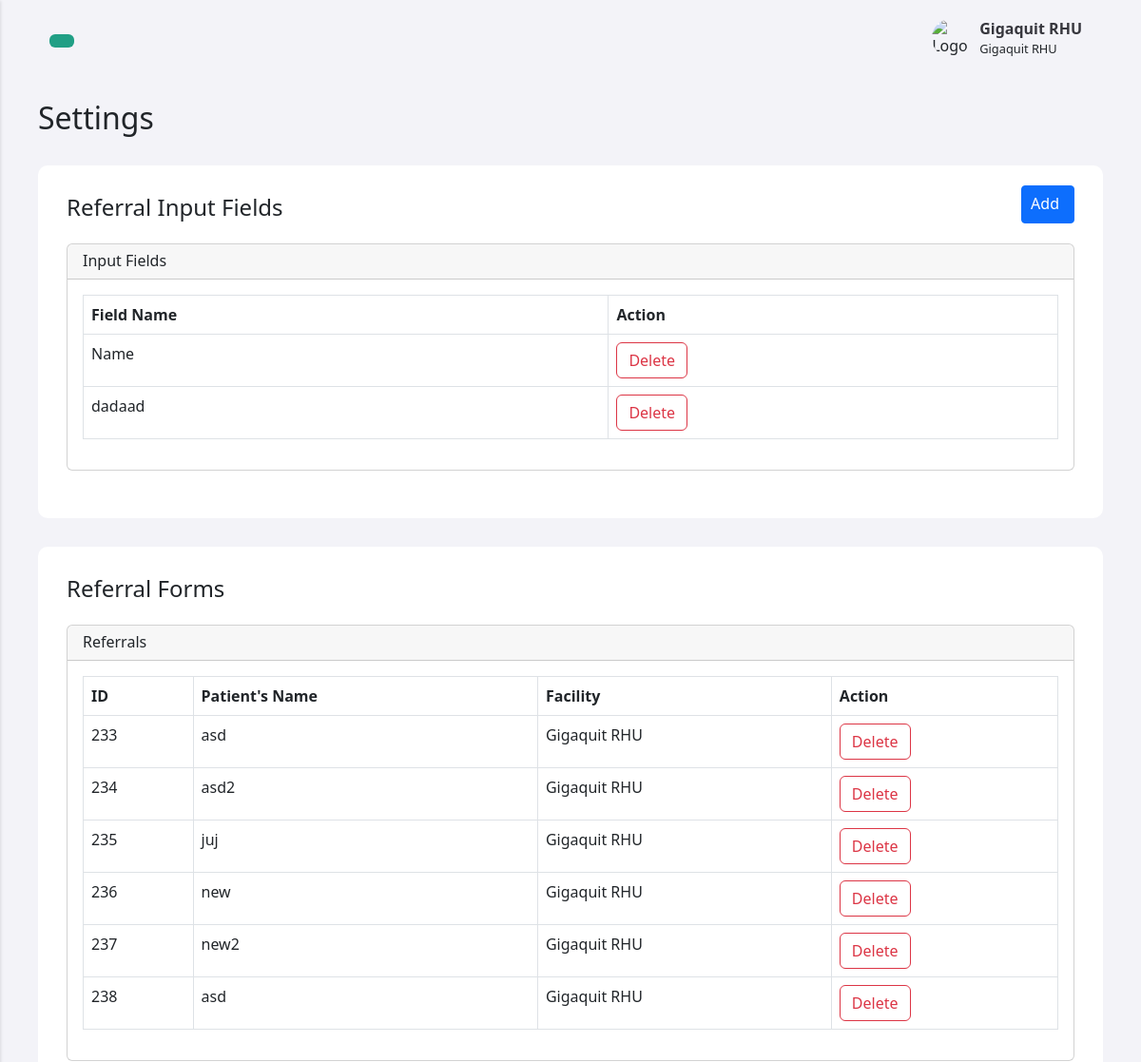
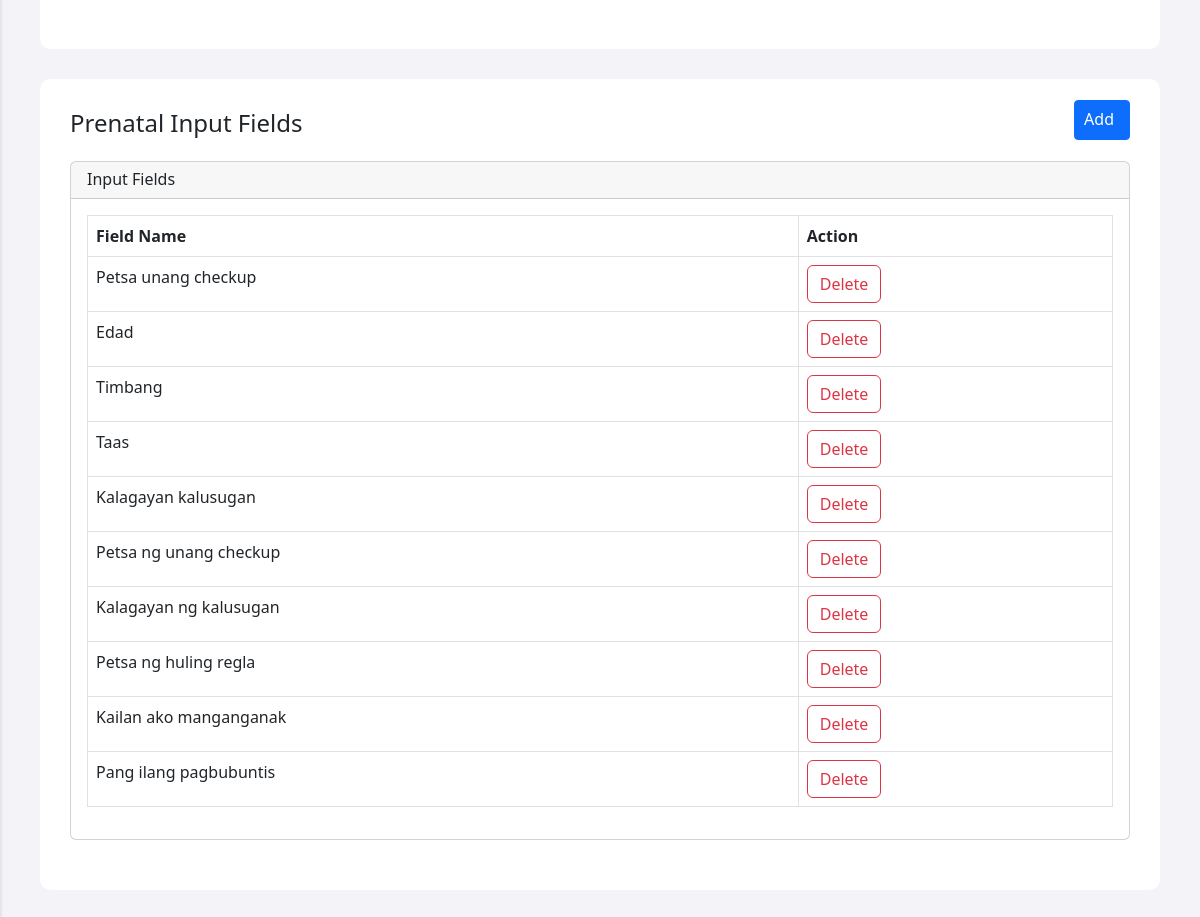
The page /System/settings.php (signed in) on the database as committed earlier (2 pictures, top to bottom).
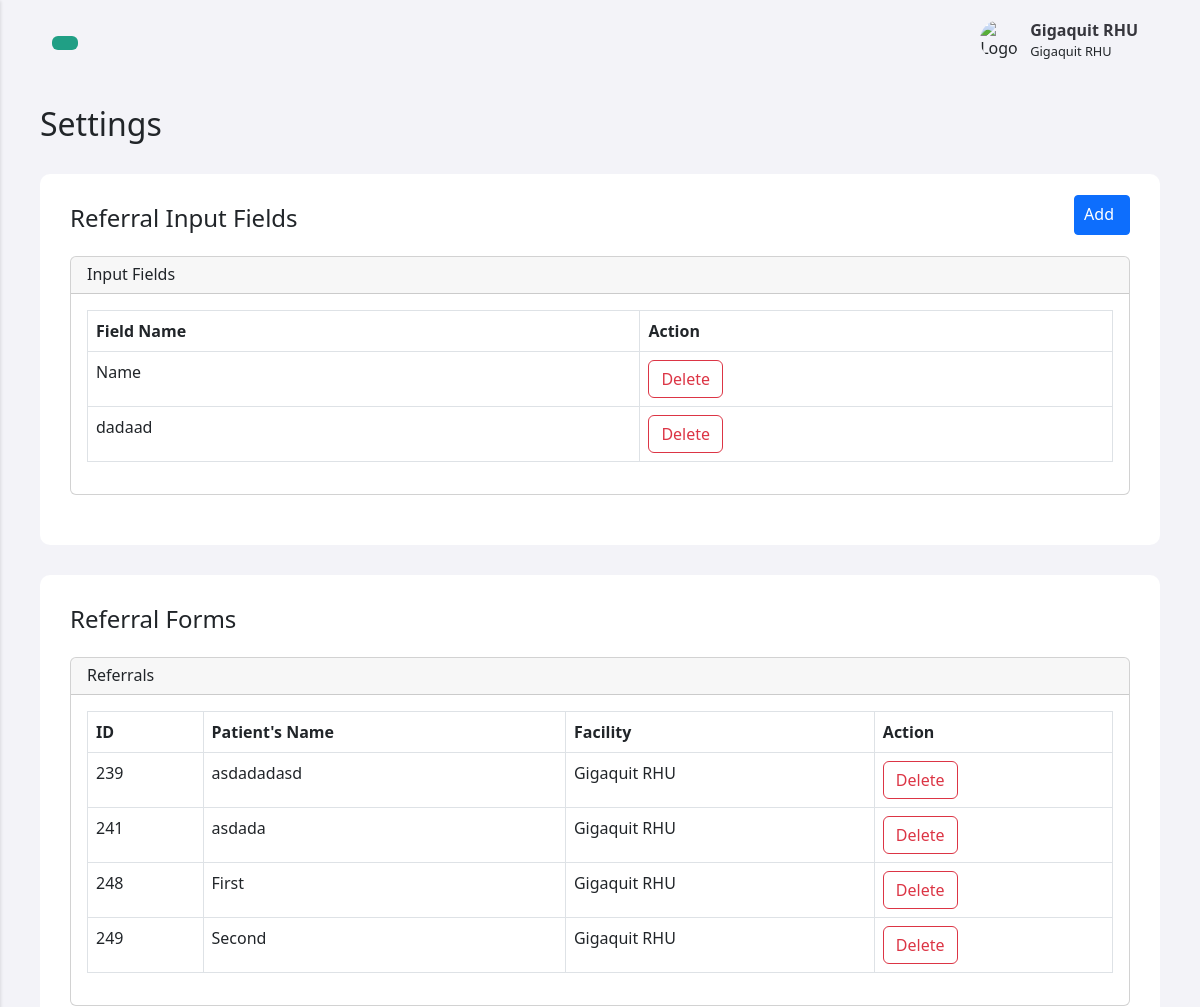
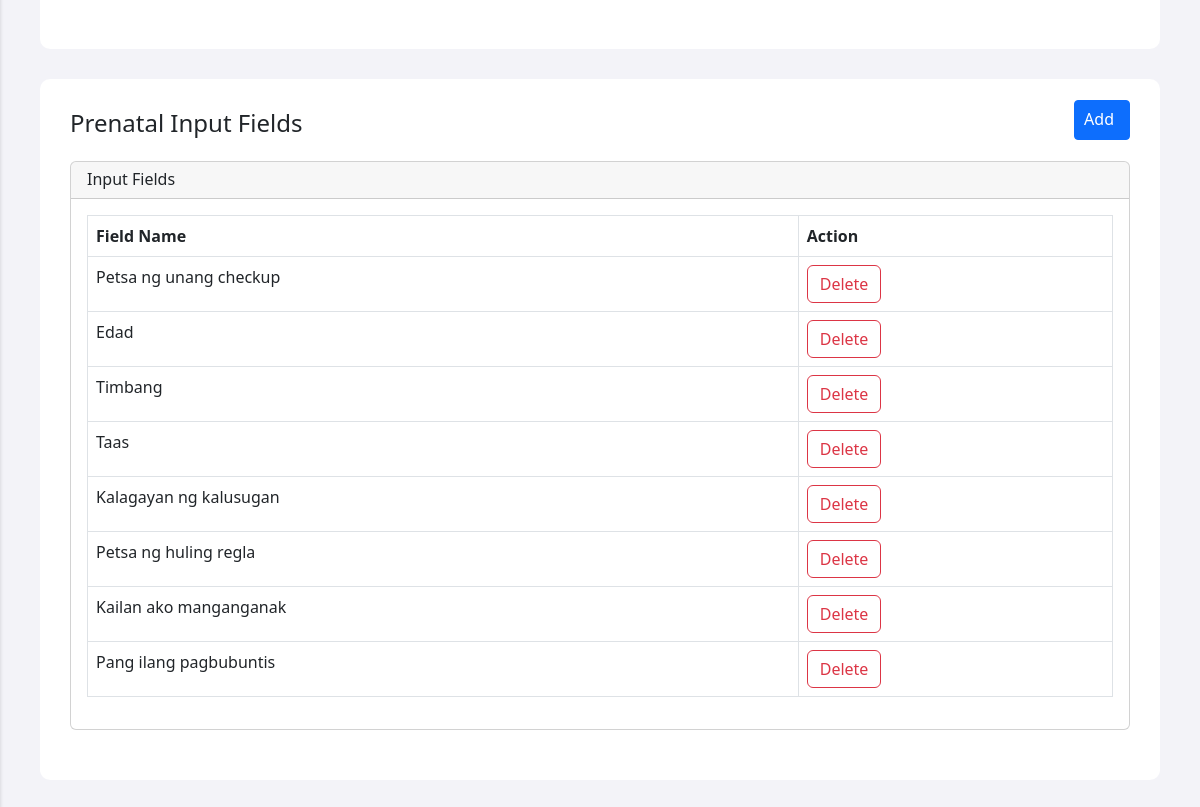
The same page on the database as committed later (2 pictures, top to bottom).
### tables this page shows
CREATE TABLE `referral_forms` (
  `id` int(11) NOT NULL,
  `Name` varchar(255) DEFAULT NULL,
  `dadaad` varchar(255) NOT NULL
);

CREATE TABLE `facilities` (
  `fclt_id` int(11) NOT NULL,
  `fclt_name` varchar(255) NOT NULL,
  `fclt_password` varchar(255) NOT NULL,
  `fclt_ref_id` varchar(255) NOT NULL,
  `fclt_type` varchar(255) NOT NULL,
  `fclt_address` varchar(255) NOT NULL,
  `img_url` text NOT NULL
);

### System/includes/referral_functions.inc.php (called while the page is built, shortened)
<?php
include 'dbh.inc.php';
function referral_format() {
    global $conn;
    $sql = "SHOW COLUMNs FROM referral_forms";
    $result = mysqli_query($conn, $sql);
    if ($result) {
        $referrals = mysqli_fetch_all($result, MYSQLI_ASSOC);
        return $referrals;
    } else {
        echo "Error executing query: " . mysqli_error($conn);
    }
    return array();
}
function referrals() {
    global $conn;
    $sql = "SELECT referral_forms.*, facilities.fclt_name FROM referral_forms
    INNER JOIN referral_records ON referral_forms.id = referral_records.rfrrl_id
    INNER JOIN facilities ON referral_records.fclt_id = facilities.fclt_id";
    $result = mysqli_query($conn, $sql);
    if ($result) {
        $referrals = mysqli_fetch_all($result, MYSQLI_ASSOC);
        return $referrals;
    } else {
        echo "Error executing query: " . mysqli_error($conn);
    }
    return array();
}

### System/includes/prenatal_functions.inc.php (called while the page is built, shortened)
<?php
include 'db_conn.php';
function prenatal_format() {
    global $conn;
    $sql = "SHOW COLUMNS FROM patients_details";
    $result = mysqli_query($conn, $sql);
    if ($result) {
        $referrals = mysqli_fetch_all($result, MYSQLI_ASSOC);
        return $referrals;
    } else {
        echo "Error executing query: " . mysqli_error($conn);
    }
    return array();
}

### System/settings.php (the view, shortened to what this page needs)
<?php
include_once 'header.php';
include_once 'includes/referral_functions.inc.php';
include_once 'includes/prenatal_functions.inc.php';
$referral_format = referral_format();
$referrals = referrals();
$prenatal_format = prenatal_format();
?>
<h2 class="left-heading mb-4">Settings</h2>
<div class="feed">
  <div class="head">
    <h4 class="left-heading mb-4">Referral Input Fields</h4>
    <button type="button" class="btn btn-primary right-button" data-bs-toggle="modal" data-bs-target="#staticBackdrop"><i class="fi fi-br-plus"></i> Add</button>
  </div>
  <div class="card">
    <h6 class="card-header">Input Fields</h6>
    <div class="card-body">
      <table id="fieldTable" class="table table-bordered table-hover">
        <thead>
          <tr>
            <th scope="col">Field Name</th>
            <th scope="col">Action</th>
          </tr>
        </thead>
        <tbody>
          <?php
          foreach ($referral_format as $referral) {
            if ($referral['Field'] !== 'id') {
              $fieldName = str_replace('_', ' ', $referral['Field']);
              ?>
              <tr>
                <td><?= $fieldName ?></td>
                <td>
                  <button type="button" value="<?= $referral['Field']; ?>" class="deleteField btn btn-outline-danger">Delete</button>
                </td>
              </tr>
              <?php
            }
          }
          ?>
        </tbody>
      </table>
    </div>
  </div>
</div>
<div class="feed">
  <h4 class="left-heading mb-4">Referral Forms</h4>
  <div class="card">
    <h6 class="card-header">Referrals</h6>
    <div class="card-body">
      <table id="referralsTable" class="table table-bordered table-hover">
        <thead>
          <tr>
            <th scope="col">ID</th>
            <th scope="col">Patient's Name</th>
            <th scope="col">Facility</th>
            <th scope="col">Action</th>
          </tr>
        </thead>
        <tbody>
          <?php
          foreach ($referrals as $referral) {
            ?>
            <tr>
              <td><?= $referral['id'] ?></td>
              <td><?= $referral['Name'] ?></td>
              <td><?= $referral['fclt_name'] ?></td>
              <td>
                <button type="button" value="<?= $referral['id']; ?>" class="deleteReferral btn btn-outline-danger">Delete</button>
              </td>
            </tr>
            <?php
          }
          ?>
        </tbody>
      </table>
    </div>
  </div>
</div>
<div class="feed">
  <div class="head">
    <h4 class="left-heading mb-4">Prenatal Input Fields</h4>
    <button type="button" class="btn btn-primary right-button" data-bs-toggle="modal" data-bs-target="#prenatalModalAdd"><i class="fi fi-br-plus"></i> Add</button>
  </div>
  <div class="card">
    <h6 class="card-header">Input Fields</h6>
    <div class="card-body">
      <table id="prenatalFieldTable" class="table table-bordered table-hover">
        <thead>
          <tr>
            <th scope="col">Field Name</th>
            <th scope="col">Action</th>
          </tr>
        </thead>
        <tbody>
          <?php
          foreach ($prenatal_format as $prenatal) {
            if ($prenatal['Field'] !== 'patients_details_id' && $prenatal['Field'] !== 'patients_id') {
              $fieldName = str_replace('_', ' ', $prenatal['Field']);
              $fieldName = ucfirst($fieldName);
              ?>
              <tr>
                <td><?= $fieldName ?></td>
                <td>
                  <button type="button" value="<?= $prenatal['Field']; ?>" class="deletePrenatalField btn btn-outline-danger">Delete</button>
                </td>
              </tr>
              <?php
            }
          }
          ?>
        </tbody>
      </table>
    </div>
  </div>
</div>
<?php
require 'footer.php';
?>

### System/header.php (shortened to what this page needs)
<?php
require_once 'includes/referral_functions.inc.php';
?>
<!doctype html>
<html lang="en">
  <head>
		<link rel="stylesheet" href="https://cdn.jsdelivr.net/npm/bootstrap@5.3.0/dist/css/bootstrap.min.css">
		<link rel="stylesheet" href="css/style.css?v=<?php echo time();?>">
  </head>
  <body>
      <div id="content">
      <nav class="navbar navbar-expand-lg">
    <div class="container-fluid">
        <button type="button" id="toggleButton" class="btn"><i class="fi fi-br-menu-burger"></i></button>
        <div class="nav-items">
            <ul class="navbar-nav flex-row">
                  <?php
                    if (isset($_SESSION["second_account"])) {
                      echo '<li class="nav-item">
                      <div class="dropdown">
                      <div class="logo-container">
                          <img src="' . $_SESSION["usersimg"] . '" alt="Logo" class="logo-icon">
                      </div>
                      <div class="button-container">
                      <a href="#" role="button" class="user-name">' . $_SESSION["usersname"] . '<i class="fi fi-sr-angle-small-down"></i></a>
                      <p class="user-description">'. $_SESSION["usersrole"].'</p>
                    </div>
                    <div class="dropdown-content">
                        <a href="#" data-bs-toggle="modal" data-bs-target="#staffEditModal">Profile</a>
                        <a href="includes/logout.inc.php">Logout</a>
                    </div>
                </div>
                </li>';
                  } else {
                      echo '<li class="nav-item">
                      <a href="#" data-bs-toggle="modal" class="user-login" data-bs-target="#loginModal">Login</a>
                        </li>';
                  }
                  ?>
              </ul>
          </div>
        </nav>
  <div class="toast-container position-fixed bottom-0 end-0 p-3">
</div>

### System/footer.php (shortened to what this page needs)
</div>
<link href="https://cdn.jsdelivr.net/npm/bootstrap@5.2.3/dist/css/bootstrap.min.css" rel="stylesheet">
</body>
</html>

### System/css/style.css (style rules this page uses)
body { font-family: 'Plus Jakarta Sans', sans-serif; margin: 0; font-size: 1rem; font-weight: 400; line-height: 1.5; color: #212529; text-align: left; background-color: #fff; }
.navbar { padding: 15px; border: none; margin-bottom: 20px; }
#content { margin-left: 250px; transition: margin-left 0.3s; min-height: 100vh; padding: 0 40px 40px 40px; -webkit-transition: all 0.3s; -o-transition: all 0.3s; transition: margin-left 0.3s ease; background-color: #f3f3f8; }
.dropdown { display: flex; align-items: center; margin-top: 0; cursor: pointer; margin-left: -5px; }
.logo-container { width: 40px; height: 40px; border-radius: 50%; overflow: hidden; margin-right: 10px; align-items: center; justify-content: center; margin-top: -5px; }
.logo-container img { width: 100%; height: 100%; object-fit: cover; object-position: center center; }
.logo-icon { width: 40px; height: 40px; }
.user-name { font-size: 1rem; font-weight: bold; }
.user-description { margin-top:0; font-size: 0.8rem; }
.dropdown a { display: flex; align-items: center; text-decoration: none; margin-top: 10px; }
.logo-icon { width: 40px; height: 40px; margin-right: 10px; }
.head { display: flex; justify-content: space-between; align-items: center; }
.feed { margin-top: 30px; background-color: #ffffff; padding: 30px; border-radius: 10px; }
.navbar ul { list-style: none; margin: 0; padding: 0; display: flex; gap: 15px; }
.navbar a { text-decoration: none; }
.navbar .btn { background-color: #209f85; color: #fff; }
@media screen and (max-width: 1400px) { #content { margin-left: 0; } }
.nav-item a { text-decoration: none; color: #36363D; }
.nav-item { display: flex; align-items: center; margin-right: 20px; }
.navbar-nav { display: flex; align-items: center; list-style: none; margin: 0; padding: 0; }
.nav-item { margin-right: 10px; }
.card { margin-bottom: 20px; }
.head .btn { font-size: 16px; font-weight: 500; padding: 6px 15px; border-radius: 4px; margin-top: -30px; }

Rows that differ between the two databases and show on the page:
removed referral_forms: id "233", Name "asd", facilities.fclt_name "Gigaquit RHU"
removed referral_forms: id "234", Name "asd2", facilities.fclt_name "Gigaquit RHU"
removed referral_forms: id "235", Name "juj", facilities.fclt_name "Gigaquit RHU"
removed referral_forms: id "236", Name "new", facilities.fclt_name "Gigaquit RHU"
removed referral_forms: id "237", Name "new2", facilities.fclt_name "Gigaquit RHU"
removed referral_forms: id "238", Name "asd", facilities.fclt_name "Gigaquit RHU"
added referral_forms: id "239", Name "asdadadasd", facilities.fclt_name "Gigaquit RHU"
added referral_forms: id "241", Name "asdada", facilities.fclt_name "Gigaquit RHU"
added referral_forms: id "248", Name "First", facilities.fclt_name "Gigaquit RHU"
added referral_forms: id "249", Name "Second", facilities.fclt_name "Gigaquit RHU"
Other text that changed with them:
list line gone: "Petsa unang checkup Delete"
list line gone: "Kalagayan kalusugan Delete"
